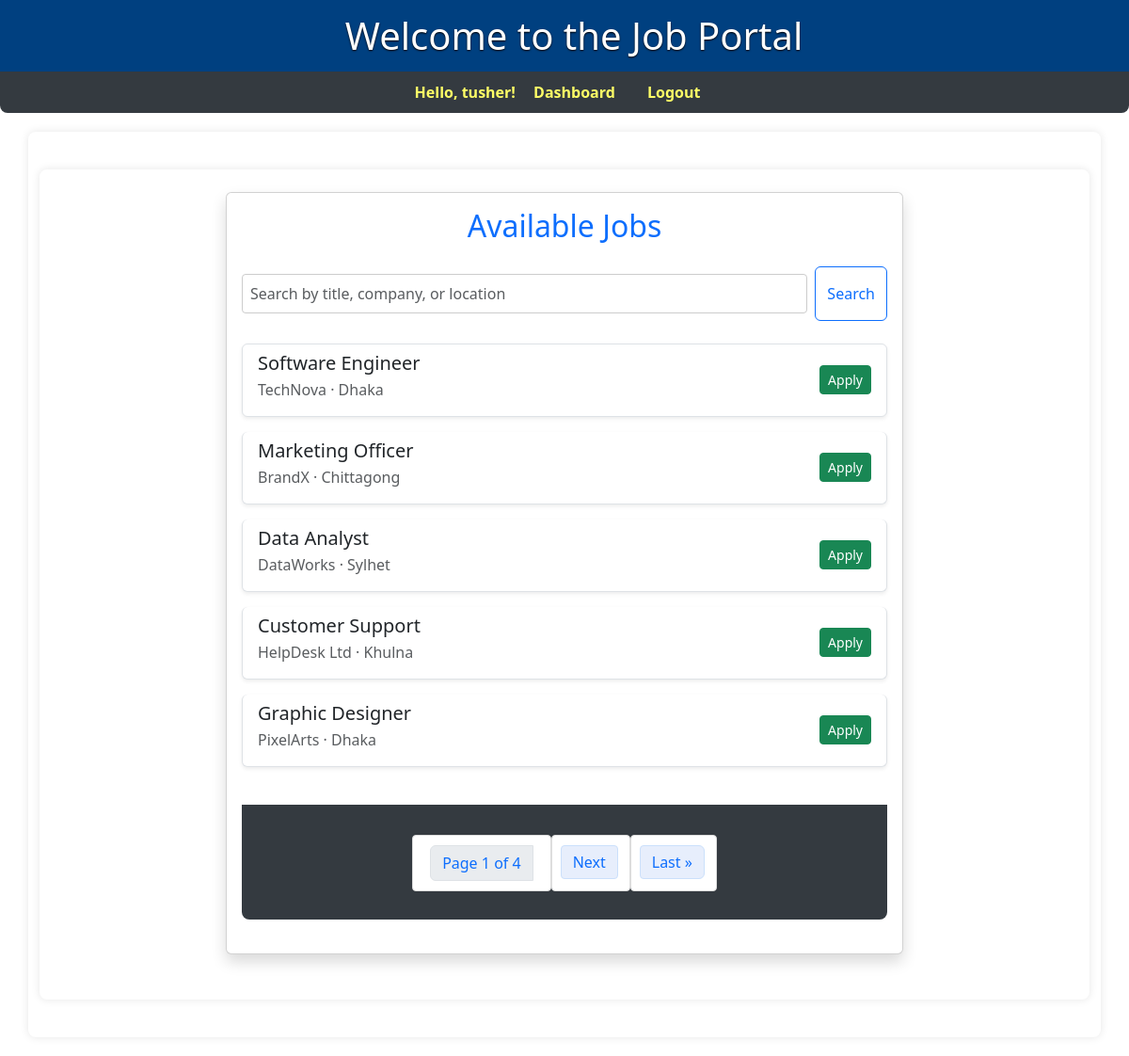
The app's page / (signed in) with its own data.
### core/models.py (models this page shows)
class CustomUser(AbstractUser):
    ROLE_CHOICES = (
        ('employer', 'Employer'),
        ('applicant', 'Applicant'),
    )
    role = models.CharField(max_length=10, choices=ROLE_CHOICES)
    experience_years = models.IntegerField(blank=True, null=True)

class Job(models.Model):
    title = models.CharField(max_length=255)
    company_name = models.CharField(max_length=255)
    location = models.CharField(max_length=255)
    description = models.TextField()
    posted_by = models.ForeignKey(settings.AUTH_USER_MODEL, on_delete=models.CASCADE)
    created_at = models.DateTimeField(auto_now_add=True)

### core/views.py (the view)
# urls.py: path('', views.job_list, name='job_list'),
def job_list(request):
    query = request.GET.get('q')
    jobs = Job.objects.all()
    if query:
        jobs = jobs.filter(
            Q(title__icontains=query) |
            Q(company_name__icontains=query) |
            Q(location__icontains=query)
        )
    if not request.user.is_authenticated and 'apply_redirect' in request.GET:
        messages.info(request, "Please login or register to apply for jobs.")
    paginator = Paginator(jobs, 5)
    page_number = request.GET.get('page')
    try:
        page_obj = paginator.get_page(page_number)
    except (EmptyPage, PageNotAnInteger):
        page_obj = paginator.get_page(1)
    return render(request, 'core/job_list.html', {
        'jobs': page_obj,
        'query': query,
        'messages': messages.get_messages(request),
    })

### core/templates/core/job_list.html (shortened to what this page needs)
{% extends 'base.html' %}
{% block content %}
<div class="container py-4">
  <div class="row justify-content-center">
    <div class="col-lg-8">
      <div class="card shadow mb-4">
        <div class="card-body">
          <h2 class="mb-4 text-primary text-center">Available Jobs</h2>
          <form method="get" class="d-flex mb-4">
            <input type="text" name="q" value="{{ query|default_if_none:'' }}" class="form-control me-2" placeholder="Search by title, company, or location">
            <button type="submit" class="btn btn-outline-primary">Search</button>
          </form>
          {% if jobs %}
            <div class="list-group">
              {% for job in jobs %}
                <div class="list-group-item list-group-item-action mb-3 rounded shadow-sm">
                  <div class="d-flex justify-content-between align-items-center flex-wrap">
                    <div>
                      <h5 class="mb-1">{{ job.title }}</h5>
                      <div class="text-muted mb-2">
                        {{ job.company_name }} &middot; {{ job.location }}
                      </div>
                    </div>
                    <div>
                      {% if user.is_authenticated %}
                        <a href="{% url 'apply_job' job.id %}" class="btn btn-success btn-sm">Apply</a>
                      {% else %}
                        <a href="{% url 'login' %}?next={% url 'job_list' %}?apply_redirect=1" class="btn btn-outline-secondary btn-sm">Apply</a>
                      {% endif %}
                    </div>
                  </div>
                </div>
              {% endfor %}
            </div>
          {% else %}
            <div class="alert alert-info mt-4">No jobs found.</div>
          {% endif %}
          <nav class="mt-4">
            <ul class="pagination justify-content-center">
              <li class="page-item disabled">
                <span class="page-link text-primary">
                  Page {{ jobs.number }} of {{ jobs.paginator.num_pages }}
                </span>
              </li>
              {% if jobs.has_next %}
                <li class="page-item">
                  <a class="page-link text-primary" href="?{% if query %}q={{ query }}&amp;{% endif %}page={{ jobs.next_page_number }}">Next</a>
                </li>
                <li class="page-item">
                  <a class="page-link text-primary" href="?{% if query %}q={{ query }}&amp;{% endif %}page={{ jobs.paginator.num_pages }}">Last &raquo;</a>
                </li>
              {% endif %}
            </ul>
          </nav>
        </div>
      </div>
    </div>
  </div>
</div>
{% endblock %}

### templates/base.html (shortened to what this page needs)
{% load static %}
<!DOCTYPE html>
<html>
<head>
    <link rel="stylesheet" href="{% static 'css/style.css' %}">
    <link href="https://cdn.jsdelivr.net/npm/bootstrap@5.3.3/dist/css/bootstrap.min.css" rel="stylesheet">
</head>
<body>
    <div class="site-banner">
        <h1 style="margin: 0; padding: 5px 15px;">Welcome to the Job Portal</h1>
    </div>
    <nav>
        {% if user.is_authenticated %}
            <span style="color:#ff6; font-weight:bold;">Hello, {{ user.get_full_name|default:user.username }}!</span>
            <a href="{% url 'dashboard' %}">Dashboard</a>
            <form action="{% url 'logout' %}" method="post" style="display:inline;">
                <button type="submit" style="background:none;border:none;padding:0;color:#007bff;cursor:pointer;">Logout</button>
            </form>
        {% else %}
            <a href="{% url 'login' %}">Login</a>
            <a href="{% url 'register' %}">Register</a>
        {% endif %}
    </nav>
    <div class="container">
        {% block content %}{% endblock %}
    </div>
</body>
</html>

### static/css/style.css (style rules this page uses)
body { font-family: Arial, sans-serif; background-color: #f8f9fa; margin: 0; padding: 0; }
.site-banner { height: 2cm; color: white; display: flex; align-items: center; font-size: 1.2rem; padding-left: 20px; text-shadow: 0 1px 2px black; background-color: #004080; justify-content: center; box-shadow: 0 2px 5px rgba(0,0,0,0.1); }
.container { width: 80%; margin: 20px auto; background: white; padding: 20px; box-shadow: 0 0 10px rgba(0,0,0,0.1); border-radius: 8px; }
h2 { color: #343a40; }
input[type="text"], input[type="file"], textarea, select { width: 100%; padding: 8px; margin: 8px 0; border: 1px solid #ccc; border-radius: 4px; }
button { background-color: #007bff; color: white; padding: 10px 20px; border: none; border-radius: 4px; cursor: pointer; }
ul { list-style-type: none; padding: 0; }
li { background: #ffffff; padding: 10px; margin-bottom: 8px; border: 1px solid #ddd; border-radius: 4px; }
nav { background: #343a40; padding: 10px 0; margin-bottom: 20px; border-radius: 0 0 8px 8px; text-align: center; }
nav a, nav button { color: #ff6 !important; text-decoration: none; margin: 0 15px; font-weight: bold; background: none; border: none; padding: 0; cursor: pointer; font-size: 16px; transition: color 0.2s; }
.pagination a { margin: 0 5px; text-decoration: none; }
.pagination span { margin: 0 10px; }
.pagination { margin: 22px 0 12px 0; text-align: center; }
.pagination a { background: #e7eefc; color: #0072e3; padding: 5px 12px; border-radius: 4px; margin: 0 2px; border: 1px solid #cbe0fb; text-decoration: none; font-weight: 500; transition: background 0.18s, color 0.18s; }
.pagination span { margin: 0 8px; font-weight: 600; }
.pagination .page-link { color: #084298; font-weight: 500; }

### records on screen
CustomUser: get_full_name "tusher"
Job: title "Software Engineer", company_name "TechNova", location "Dhaka"
Job: title "Marketing Officer", company_name "BrandX", location "Chittagong"
Job: title "Data Analyst", company_name "DataWorks", location "Sylhet"
Job: title "Customer Support", company_name "HelpDesk Ltd", location "Khulna"
Job: title "Graphic Designer", company_name "PixelArts", location "Dhaka"

### other values on screen
{{ jobs.number }} "1"
{{ jobs.paginator.num_pages }} "4"
